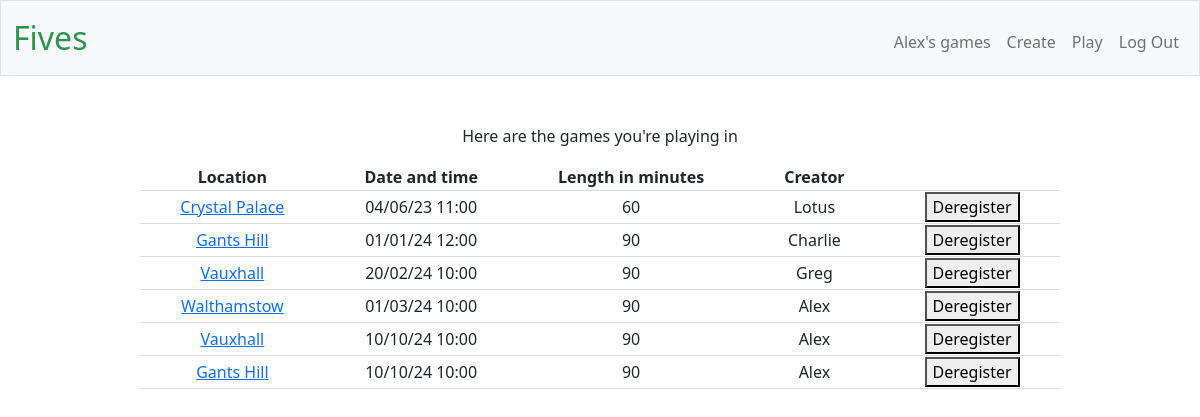
The page /games (signed in) on the database its author committed.
### tables this page shows
CREATE TABLE playing_in (player_id INTEGER NOT NULL,  game_id INTEGER NOT NULL,
FOREIGN KEY (player_id) REFERENCES users(id),
FOREIGN KEY (game_id) REFERENCES games(id));

CREATE TABLE games (id INTEGER PRIMARY KEY AUTOINCREMENT, location TEXT, 
datetime TEXT, length_in_mins INTEGER, number_of_players INTEGER, creator TEXT NOT NULL, open_spots INTEGER);

### app.py (the view)
@app.route("/games", methods=["GET", "POST"])
def games():
    conn = sqlite3.connect('players.db')
    cursor = conn.cursor()
    list_of_games_past=[]
    list_of_games_future=[]
    list_of_all_games = []
    games = cursor.execute("SELECT playing_in.player_id, games.location, games.datetime, games.length_in_mins, games.creator, games.id FROM playing_in JOIN users ON users.id = playing_in.player_id JOIN games ON games.id = playing_in.game_id WHERE playing_in.player_id = ? ORDER BY games.datetime", (session["user_id"], ))
    for g in games:
        list_of_all_games.append(g)
        datetimestring = g[2]
        dtgame = datetime.strptime(datetimestring, '%Y-%m-%d %H:%M:%S')
        now = datetime.now()
        if dtgame < now:
            list_of_games_past.append(g[5])
        else:
            list_of_games_future.append(g[5])
    return render_template("games.html", games=games, list_of_all_games=list_of_all_games, list_of_games_past=list_of_games_past, list_of_games_future=list_of_games_future)

### app.py (called while the page is built)
@app.after_request
def after_request(response):
    response.headers["Cache-Control"] = "no-cache, no-store, must-revalidate"
    response.headers["Expires"] = 0
    response.headers["Pragma"] = "no-cache"
    return response

### templates/games.html (shortened to what this page needs)
{% extends "layout.html" %}
{% block main %}
{% if list_of_games_future != [] %}
<p>Here are the games you're playing in</p>
<table class="tabs">
    <thead>
        <tr class="tabsrow">
            <th class="tabshd">Location</th>
            <th class="tabshd">Date and time</th>
            <th class="tabshd">Length in minutes</th>
            <th class="tabshd">Creator</th>
            <th class="tabshd"></th>
        </tr>
    </thead>
    <tbody>
        {% for g in list_of_all_games %}
            {%if g[5] not in list_of_games_past%}
                <tr class="tabsrow">
                    <td class="tabshd"><a href="/view_game/{{g[5]}}">{{g[1]}}</a></td>
                    <td class="tabshd">{{g[2][8:10]}}/{{g[2][5:7]}}/{{g[2][2:4]}} {{g[2][11:16]}}</td>
                    <td class="tabshd">{{g[3]}}</td>
                    <td class="tabshd">{{g[4]}}</td>
                    <th class="tabshd">
                        <form action="/deregister" method ="post">
                            <button type="submit">Deregister</button>
                        </form>
                    </th>
                </tr>
            {%endif%}
        {% endfor %}
    </tbody>
</table>
{% endif %}
<br>
<br>
<br>
{% endblock %}

### static/styles.css (style rules this page uses)
.tabs { border-bottom: 1px solid #ddd; margin: 0 auto; }
.tabsrow { border-bottom: 1px solid #ddd; }
.tabshd { padding-left: 40px; padding-right: 40px; }

### rows shown on the page
playing_in: location "Crystal Palace", datetime "04", datetime "06", datetime "23", datetime "11:00", length_in_mins "60", creator "Lotus"
playing_in: location "Gants Hill", datetime "01", datetime "24", datetime "12:00", length_in_mins "90", creator "Charlie"
playing_in: location "Vauxhall", datetime "20", datetime "02", datetime "24", datetime "10:00", length_in_mins "90", creator "Greg"
playing_in: location "Walthamstow", datetime "01", datetime "03", datetime "24", datetime "10:00", length_in_mins "90", creator "Alex"
playing_in: location "Vauxhall", datetime "10", datetime "24", datetime "10:00", length_in_mins "90", creator "Alex"
playing_in: location "Gants Hill", datetime "10", datetime "24", datetime "10:00", length_in_mins "90", creator "Alex"

### other values the page prints
{{ session["username"] }} "Alex"
